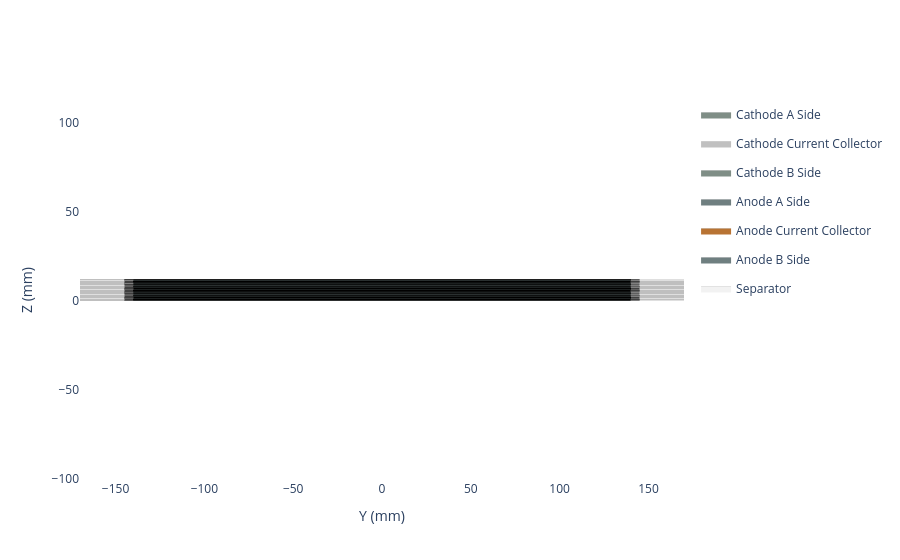

Notebook code for this chart:
### Code cell
# create the stack assembly

my_stack = ocd.ZFoldStack(
    layup=my_layup,
    n_layers=40,
    additional_separator_wraps=3
)

# looks best in safari
my_stack.get_side_view().show()

### Figure 1 — Plotly figure (JSON) as saved in the notebook; plotly's stock layout.template omitted (floating-point values rounded to 4 significant figures; data arrays with more than 128 entries replaced by an {"elided": "..."} marker saying what was removed)
{"data": [{"fill": "toself", "fillcolor": "#7f8e86", "legendgroup": "Cathode A Side", "line": {"color": "black", "width": 0.1}, "mode": "lines", "name": "Cathode A Side", "showlegend": true, "type": "scattergl", "x": {"elided": "759 float values"}, "y": {"elided": "759 float values"}}, {"fill": "toself", "fillcolor": "#C0C0C0", "legendgroup": "Cathode Current Collector", "line": {"color": "black", "width": 0.1}, "mode": "lines", "name": "Cathode Current Collector", "showlegend": true, "type": "scattergl", "x": {"elided": "759 float values"}, "y": {"elided": "759 float values"}}, {"fill": "toself", "fillcolor": "#7f8e86", "legendgroup": "Cathode B Side", "line": {"color": "black", "width": 0.1}, "mode": "lines", "name": "Cathode B Side", "showlegend": true, "type": "scattergl", "x": {"elided": "759 float values"}, "y": {"elided": "759 float values"}}, {"fill": "toself", "fillcolor": "#6f7f80", "legendgroup": "Anode A Side", "line": {"color": "black", "width": 0.1}, "mode": "lines", "name": "Anode A Side", "showlegend": true, "type": "scattergl", "x": {"elided": "778 float values"}, "y": {"elided": "778 float values"}}, {"fill": "toself", "fillcolor": "#B87333", "legendgroup": "Anode Current Collector", "line": {"color": "black", "width": 0.1}, "mode": "lines", "name": "Anode Current Collector", "showlegend": true, "type": "scattergl", "x": {"elided": "778 float values"}, "y": {"elided": "778 float values"}}, {"fill": "toself", "fillcolor": "#6f7f80", "legendgroup": "Anode B Side", "line": {"color": "black", "width": 0.1}, "mode": "lines", "name": "Anode B Side", "showlegend": true, "type": "scattergl", "x": {"elided": "778 float values"}, "y": {"elided": "778 float values"}}, {"fill": "toself", "fillcolor": "#f2f2f2", "legendgroup": "Separator", "line": {"color": "black", "width": 0.1}, "mode": "lines", "name": "Separator", "showlegend": true, "type": "scattergl", "x": {"elided": "967 float values"}, "y": {"elided": "967 float values"}}], "layout": {"paper_bgcolor": "white", "plot_bgcolor": "white", "xaxis": {"title": {"text": "Y (mm)"}, "zeroline": false}, "yaxis": {"scaleanchor": "x", "title": {"text": "Z (mm)"}, "zeroline": false}}}
